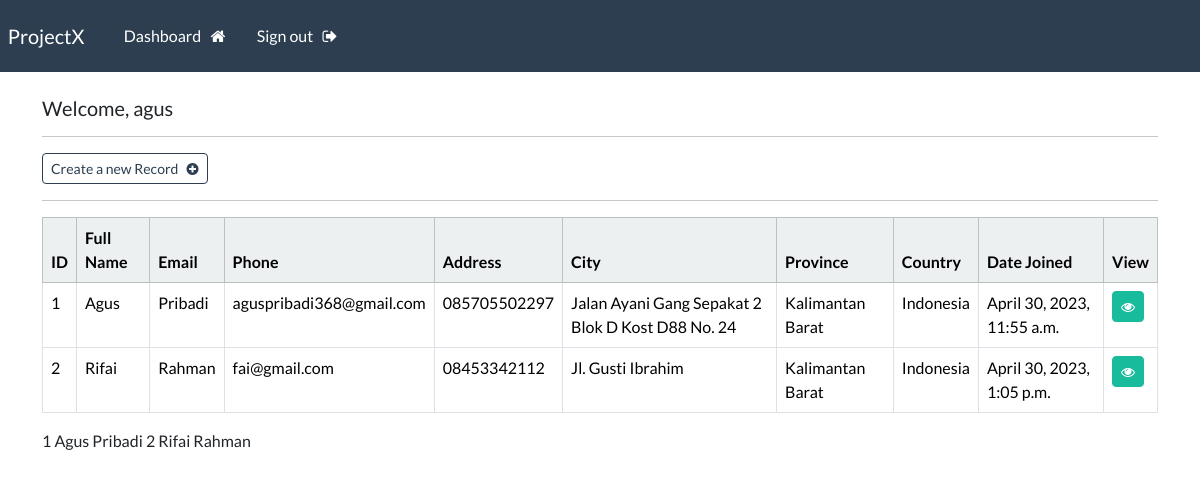
The page /dashboard (signed in) on the database its author committed.
### webapp/models.py (models this page shows, shortened)
class Record(models.Model):
    creation_date = models.DateTimeField(auto_now_add=True)
    first_name = models.CharField(max_length=100)
    last_name = models.CharField(max_length=100)
    email = models.CharField(max_length=255)
    phone = models.CharField(max_length=20)
    address = models.CharField(max_length=300)
    city = models.CharField(max_length=255)
    province = models.CharField(max_length=200)
    country = models.CharField(max_length=125)

### webapp/views.py (the view)
# urls.py: path('dashboard', views.dashboard, name="dashboard"),
@login_required(login_url='my-login')
def dashboard(request):
    my_records = Record.objects.all()
    context = {'records':my_records}
    return render(request, 'webapp/dashboard.html', context=context)

### webapp/templates/webapp/dashboard.html
{% extends 'webapp/base.html' %} {% block content %}
<h5>Welcome, {{ user }}</h5>
<hr />
<a class="btn btn-outline-primary btn-sm" href="{% url 'create-record' %}"> Create a new Record &nbsp; <i class="fa fa-plus-circle" aria-hidden="true"></i> </a>
<hr />
<table class="table table-hover table-bordered">
  <thead class="table-light">
    <tr>
      <th scope="col">ID</th>
      <th scope="col">Full Name</th>
      <th scope="col">Email</th>
      <th scope="col">Phone</th>
      <th scope="col">Address</th>
      <th scope="col">City</th>
      <th scope="col">Province</th>
      <th scope="col">Country</th>
      <th scope="col">Date Joined</th>
      <th scope="col">View</th>
    </tr>
  </thead>
  <tbody>
    {% if records %}
      {% for record in records %}
      <tr>
          <td>{{ record.id }}</td>
          <td>{{ record.first_name }}</td> <td>{{ record.last_name }}</td>
          <td>{{ record.email }}</td>
          <td>{{ record.phone }}</td>
          <td>{{ record.address }}</td>
          <td>{{ record.province }}</td>
          <td>{{ record.country }}</td>
          <td>{{ record.creation_date }}</td>
          <td><a class="btn btn-success btn-sm" href="{% url 'record' record.id %}"><i class="fa fa-eye" aria-hidden="true"></i></a></td>
      </tr>
      {% endfor %}
    {% endif %}
  </tbody>
</table>
{% for record in records %} {{ record.id }} {{ record.first_name }} {{ record.last_name }} {% endfor %} {% endblock %}

### webapp/templates/webapp/base.html (shortened to what this page needs)
{% load static %}
<!DOCTYPE html>
<html>
  <head>
    <link rel="stylesheet" type="text/css" href="https://bootswatch.com/5/flatly/bootstrap.min.css" />
    <link rel="stylesheet" type="text/css" href="{% static 'css/styles.css' %}" />
    <link rel="stylesheet" href="https://cdnjs.cloudflare.com/ajax/libs/font-awesome/4.7.0/css/font-awesome.min.css">
  </head>
  <body>
    {% include 'webapp/navbar.html' %}
    <div class="container">
      <br />
      {% block content %} {% endblock %}
    </div>
  </body>
</html>

### webapp/templates/webapp/navbar.html (shortened to what this page needs)
<nav class="navbar navbar-expand-lg navbar-dark bg-primary justify-content-center">
  <a class="navbar-brand main-heading" href="{% url '' %}"> &nbsp; ProjectX </a>
  <div class="collapse navbar-collapse text-center" id="navbarNavDropdown">
    <ul class="navbar-nav mr-auto">
      &nbsp; &nbsp; &nbsp; {% if user.is_authenticated %}
      <li class="nav-item">
        <a class="nav-link" href="{% url 'dashboard' %}">Dashboard &nbsp; <i class="fa fa-home" aria-hidden="true"></i> </a>
      </li>
      <li class="nav-item">
        <a class="nav-link" href="{% url 'user-logout' %}">Sign out &nbsp; <i class="fa fa-sign-out" aria-hidden="true"></i> </a>
      </li>
    </ul>
    {% endif %}
  </div>
</nav>

### rows shown on the page
Record: id "1", first_name "Agus", last_name "Pribadi", email "aguspribadi368@gmail.com", phone "085705502297", address "Jalan Ayani Gang Sepakat 2 Blok D Kost D88 No. 24", province "Kalimantan Barat", country "Indonesia", creation_date "April 30, 2023, 11:55 a.m."
Record: id "2", first_name "Rifai", last_name "Rahman", email "fai@gmail.com", phone "08453342112", address "Jl. Gusti Ibrahim", province "Kalimantan Barat", country "Indonesia", creation_date "April 30, 2023, 1:05 p.m."

### other values the page prints
{{ user }} "agus"
